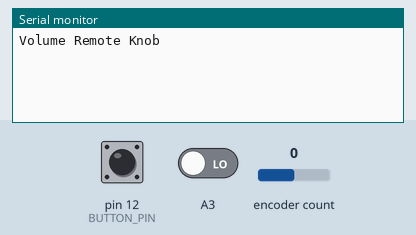
Recording of a sketch running on a simulated Arduino Uno, built with avr-gcc and run on an emulated ATmega328P. Parts: the last lines printed to the serial monitor. The test bench sets the inputs (shaded band); at power-on: encoder count 0, pin 12 (BUTTON_PIN) HIGH, A3 LOW.

Above: at 1.2 s.
1.3 s: encoder count set to 1
At 2.5 s:
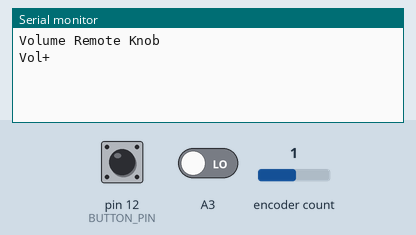
2.8 s: pin 12 (BUTTON_PIN) pulled LOW for 0.15 s
At 3.6 s:
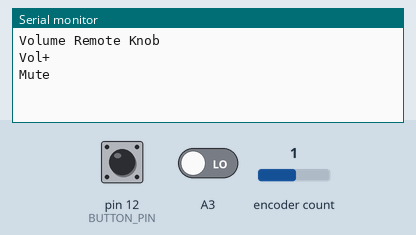
4.4 s: encoder count set to 0
At 4.8 s:
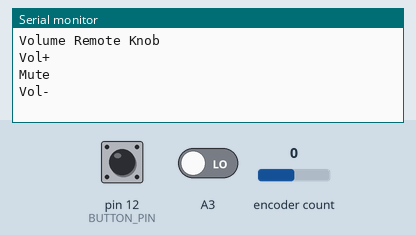

The sketch:

VolumeContol.ino
```cpp
/*Libraries
 * IRREMOTE
 * RotaryEncoder
 */
#include <RotaryEncoder.h>
#include <IRremote.h>
#include <stdint.h>

#ifdef DEBUG
#undef DEBUG
#endif
#define DEBUG 1

const uint32_t VOL_UP = 0xB54A50AF;
const uint32_t VOL_DOWN = 0xB54AD02F;
const uint32_t MUTE[] = {0xB54A9867, 0xF50A0CF3};

RotaryEncoder encoder(A2, A3);
const uint32_t RECV_PIN = 11;
const uint32_t BUTTON_PIN = 12;

IRrecv irrecv(RECV_PIN);
IRsend irsend;

int lastButtonState;

const uint32_t TX_DELAY_MS = 40;

void setup()
{
  #if defined(DEBUG)
    Serial.begin(115200);
  #endif

  Serial.println(F("Volume Remote Knob"));

  PCICR |= (1 << PCIE1);
  PCMSK1 |= (1 << PCINT10) | (1 << PCINT11);

  pinMode(BUTTON_PIN, INPUT);
}

ISR(PCINT1_vect)
{
  encoder.tick(); // just call tick() to check the state.
}

void loop()
{
  static int pos = 0;

  int newPos = encoder.getPosition();
  if (pos != newPos)
  {
    if (newPos > pos)
    {
      Serial.println(F("Vol+"));
      irsend.sendNEC(VOL_UP, 32);
      delay(TX_DELAY_MS);
    }
    else
    {
      Serial.println(F("Vol-"));
      irsend.sendNEC(VOL_DOWN, 32);
      delay(TX_DELAY_MS);
    }

    pos = newPos;
  }

  int buttonState = digitalRead(BUTTON_PIN);

  if (lastButtonState == HIGH && buttonState == LOW)
  {
    Serial.println(F("Mute"));
    irsend.sendNEC(MUTE[0], 32);
    delay(TX_DELAY_MS);
    irsend.sendNEC(MUTE[1], 32);
    delay(TX_DELAY_MS);
  }

  lastButtonState = buttonState;

}
```

Measured:
- after the input at 1.3 s, the serial monitor: prints a new line at once (image 1)
- after the input at 2.8 s, the serial monitor: prints a new line at once (image 2)
- after the input at 4.4 s, the serial monitor: prints a new line at once (image 3)
